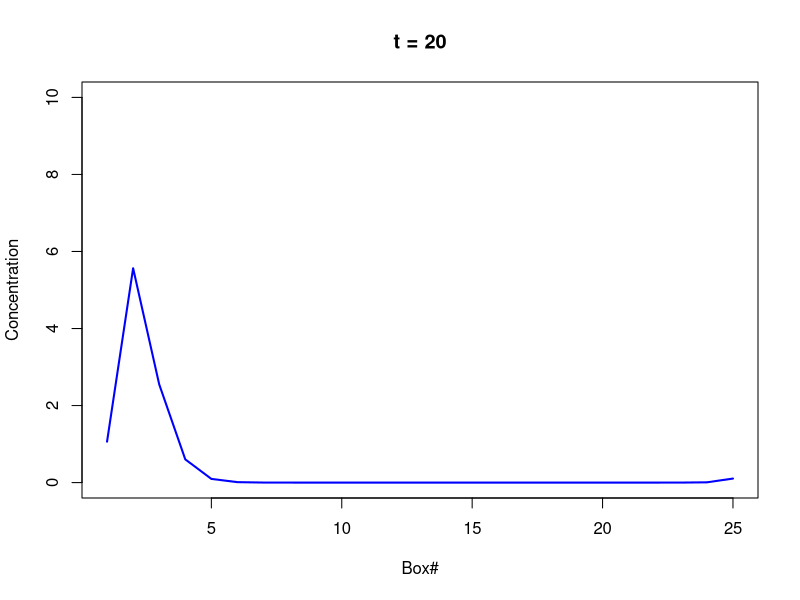
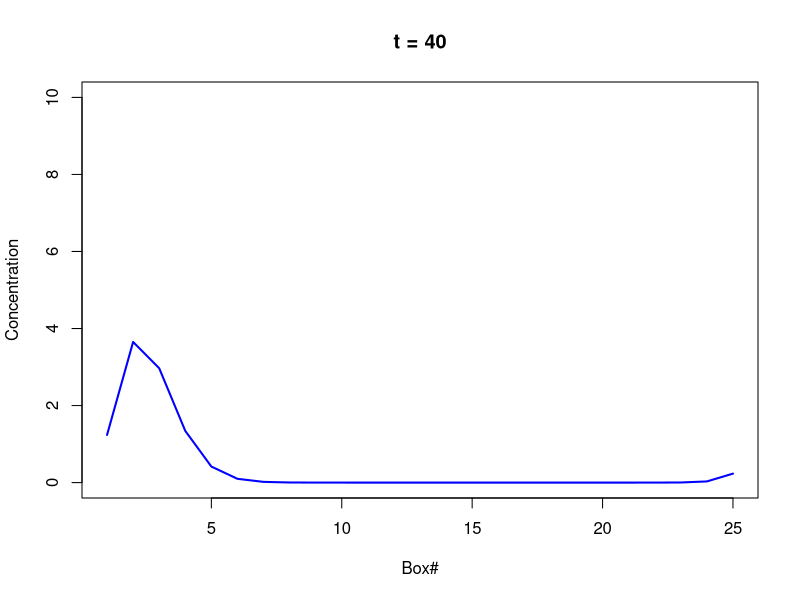
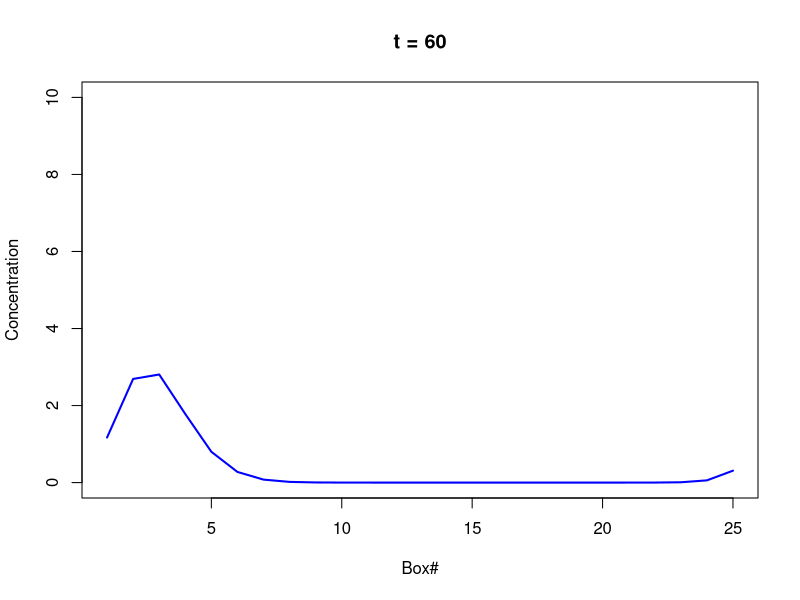
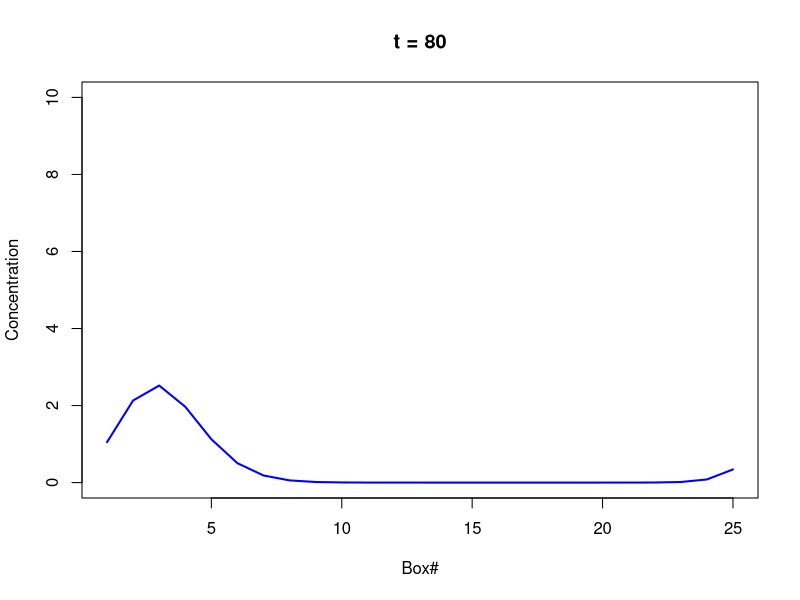
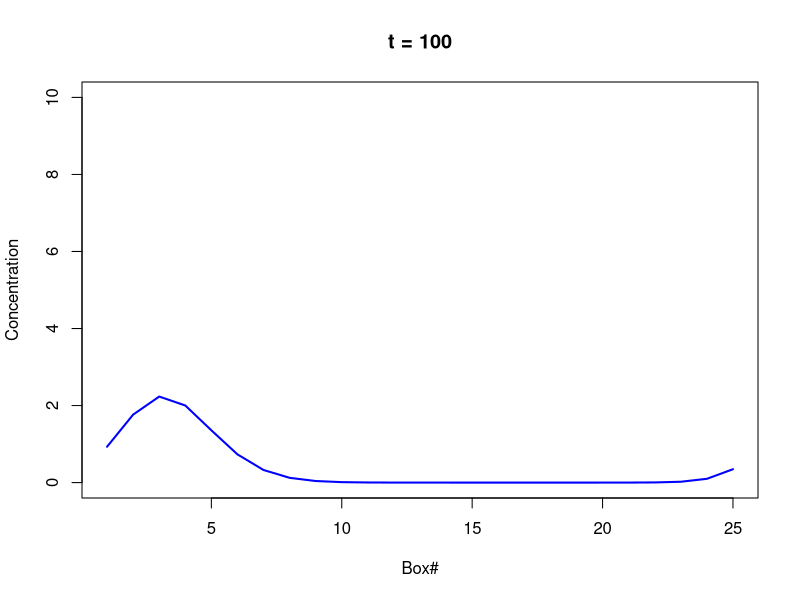
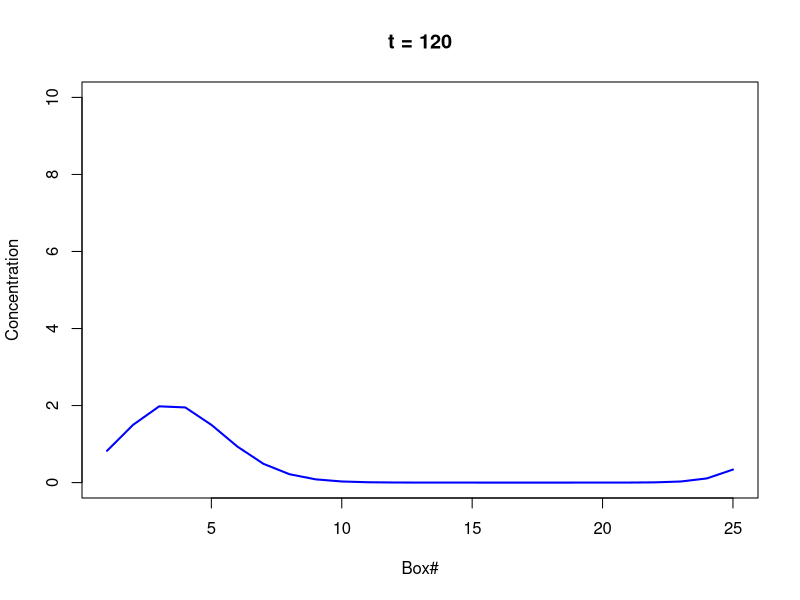
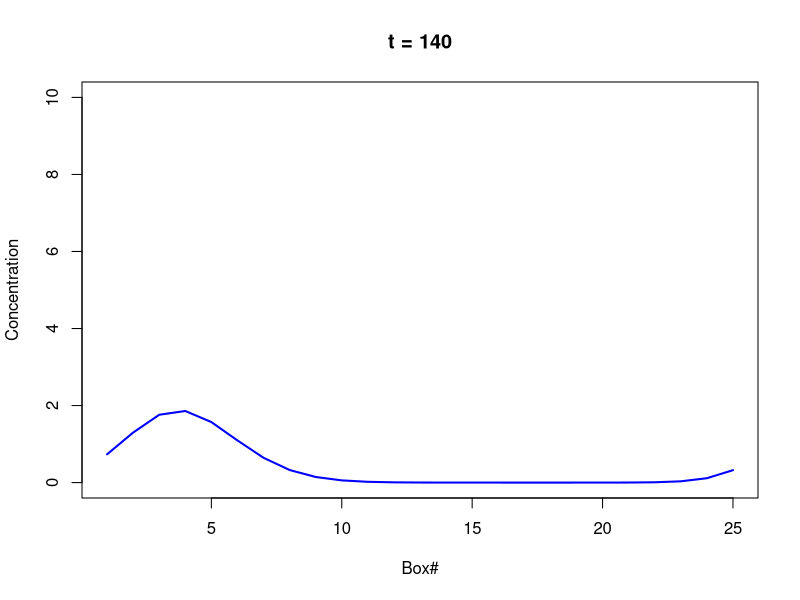
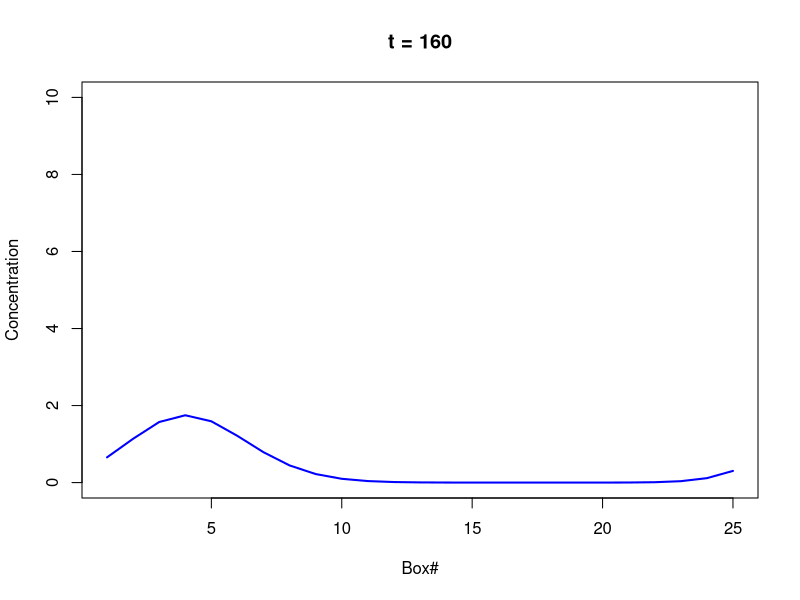

These figures' R source, in order:
# Set parameters below:
k = 0.01
va = 0.014
ka = k+va
n = 25
# Set final time below and the time step for graphing and saving intermediate values:
tFinal = 200
tStep  = 20


transport = matrix(0,n,n)
for (j in 1:n) {
  transport[j, j] = -ka - k
  if (j + 1 <= n) {
    transport[j, j + 1] = k
  }
  else{
    transport[j, 1] = k
  }
  if (j - 1 > 0) {
    transport[j, j - 1] = ka
  }
  else{
    transport[j, n] = ka
  }
}

# Solve the problem
C = matrix(0,n,1)
egResult = eigen(transport)
egValues = egResult$values
egVectors = egResult$vectors
egVectorsInv = solve(egResult$vectors)

# Set the initial conditions
C[2] = 10

# Generate the time series for graphing. 
tSteps = as.integer(tFinal / tStep)
tEachStep = tFinal / tSteps

# Each box's time series will be stored in boxTimeSeries[boxNumber][timeStep]
# An alternative data structure is         timeTimeSeries[timeStep][boxNumber]
# This can be used depending on which kind of plot you want...
# And the steps themselves are in timeSeries[timeStep]
timeSeries = vector("list", tSteps)
timeTimeSeries = vector("list", tSteps)
boxTimeSeries = vector("list", n)


for(j in 1:tSteps) {
  t = tEachStep * j
  timeSeries[[j]] = t
  solutionThisStep = egVectors %*% diag(exp(egValues * t)) %*% egVectorsInv %*% C
  
  for(k in 1:n) {
    if(j == 0) {
      boxTimeSeries[[k]] = vector("list", tSteps) # create a second dimension
    }
    boxTimeSeries[[k]][[j]] = as.double(solutionThisStep[k]) # remove the imaginary part while we are at it
  }
  timeTimeSeries[[j]] = as.double(solutionThisStep)
}

# Plot for each box...
# plot(timeTimeSeries, boxTimeSeries[[1]], type="l", lwd=2, col="blue", ylim=c(0, max(C)), xaxs="i", yaxs="i")
# lines(timeTimeSeries, boxTimeSeries[[2]], lwd=2, col="red")
# lines(timeTimeSeries, boxTimeSeries[[3]], lwd=2, col="green")
# legend("topleft", legend=c("box 1","box 2","box 3"), lwd=c(2,2), col=c("blue","red","green"))

# Plot concentrations for all boxes, x-axis are #
boxXaxis = 1:n

for(j in 1:tSteps) {
  plot(boxXaxis, timeTimeSeries[[j]], type="l", lwd=2, col="blue", ylim=c(0, max(C)), main=paste("t =", timeSeries[[j]]), xlab="Box#", ylab="Concentration")
}
